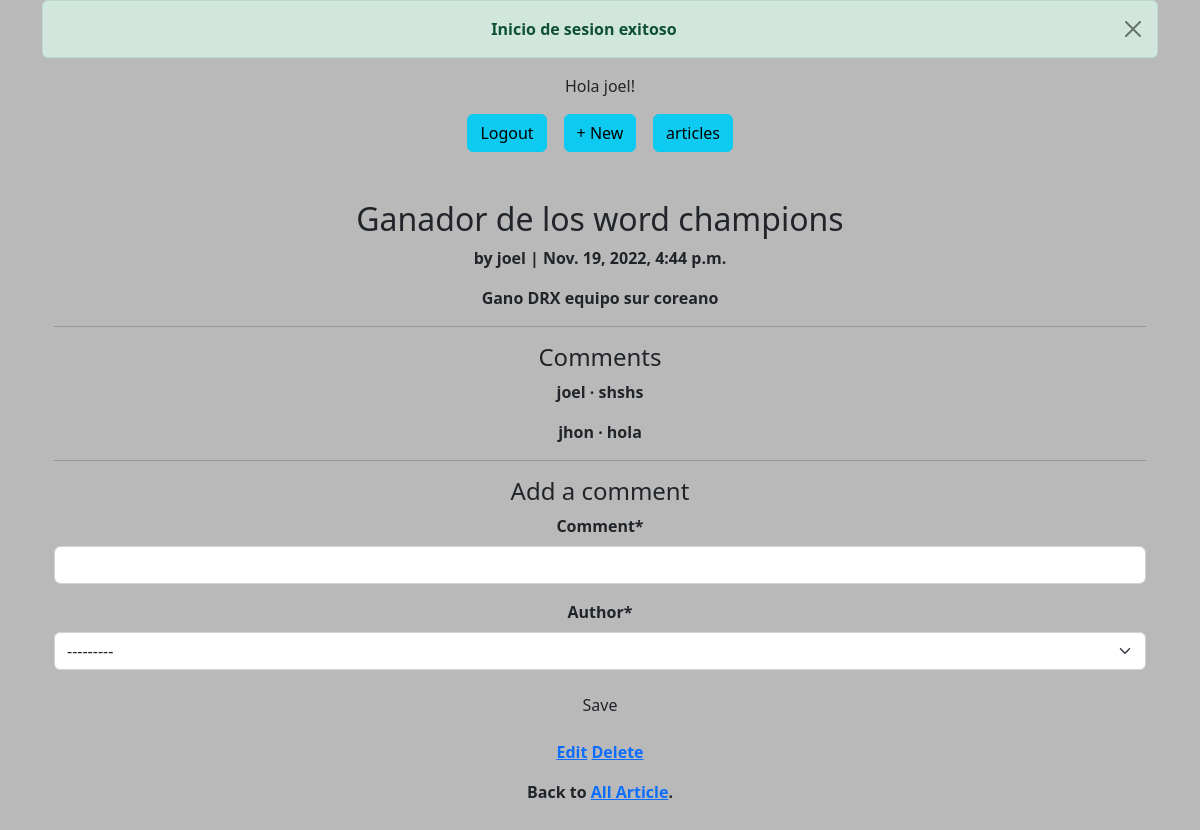
The page /4/ (signed in) on the database its author committed.
### accounts/models.py (models this page shows)
class CustomUser(AbstractUser):
    age = models.PositiveIntegerField(null=True, blank=True)

### articles/models.py (models this page shows, shortened)
class Article(models.Model):
    title = models.CharField(max_length=255)
    body = models.TextField()
    date = models.DateTimeField(auto_now_add=True)
    author = models.ForeignKey(
        settings.AUTH_USER_MODEL,
        on_delete=models.CASCADE,
    )

class Comment(models.Model):#new
    article =models.ForeignKey(Article,
        on_delete=models.CASCADE,
    )
    comment = models.CharField(
        max_length=140
    )
    author = models.ForeignKey(
        settings.AUTH_USER_MODEL,
        on_delete=models.CASCADE,
    )
    def __str__(self):
        return self.comment

### articles/views.py (the view, shortened to what this page needs)
# urls.py: path('<int:pk>/', ArticleDetailtView.as_view(), name="article_detail"),
class ArticleDetailtView(LoginRequiredMixin, View):
    def get(self, request, *args, **kwargs):
        view = CommentGet.as_view()
        return view(request, *args, **kwargs)

### articles/forms.py
class CommentForm(forms.ModelForm):
    class Meta:
        model = Comment
        fields = ("comment", "author")

### articles/views.py (called while the page is built)
    def get_context_data(self, **kwargs):
        context = super().get_context_data(**kwargs)
        context['form'] = CommentForm()
        return context

### templates/article_detail.html (shortened to what this page needs)
{% extends "base.html" %}
{% load crispy_forms_tags %}
{% block content %}
    <div class="article-entry">
        <h2>{{ object.title }}</h2>
        <p>by {{ object.author }} | {{ object.date }}</p>
        <p>{{ object.body }}</p>
    </div>
    <hr>
    <h4>Comments</h4>
        {% for comment in article.comment_set.all %}
            <p>{{ comment.author }} &middot; {{ comment }} </p>
        {% endfor %}
    <hr>
    <h4>Add a comment</h4>
    <form action="" method="post">
        {{ form|crispy }}
        <button class="btn btn-succes ml-2" type="submit" >Save</button>
    </form>
    <p><a href="{% url 'article_edit' article.pk %}">Edit</a>
        <a href="{% url 'article_delete' article.pk %}">Delete</a></p>
    <p>Back to <a href="{% url 'article_list' %}">All Article</a>.</p>
{%endblock content%}

### templates/base.html (shortened to what this page needs)
{% load static %}
<html>
    <head>
        <link rel="stylesheet" href="{% static 'bootstrap-5.2.2-dist/css/bootstrap.min.css' %}">
        <link rel="stylesheet" href="{% static 'css/error.css' %}">
    </head>
    <body id="login">
        <div class="container">
                <header id="header">
                    <div class="text-center">
                            {% if user.is_authenticated %}
                            <div class="alert alert-success alert-dismissible fade show" role="alert">
                                <strong>Inicio de sesion exitoso</strong>
                                <button type="button" class="btn-close" data-bs-dismiss="alert" aria-label="Close"></button>
                            </div>
                                <p>Hola {{ user.username }}!</p>
                                <ul class="nav justify-content-center">
                                    <li class="nav-item col-1">
                                        <a class="btn btn-info" href="{% url 'logout' %}">Logout</a>
                                    </li>
                                    <li class="nav-item col-1">
                                        <a class="btn btn-info" href="{% url 'article_new' %}">+ New</a>
                                    </li>
                                    <li class="nav-item col-1">
                                        <a class="btn btn-info" href="{% url 'article_list'%}">articles</a>
                                    </li>
                                </ul>
                            {% endif %}
                            <br>
                        </div>
                </header>
                <div class="container text-center">
                    <br>
                    <b>
                    {% block content %}
                    {% endblock content %}
                </div>
            <br>
        </div>
    </body>
</html>

### static/css/error.css (style rules this page uses)
#login { background-color: rgba(0, 0, 0, 0.274); }

### rows shown on the page
CustomUser: username "joel"
Article: title "Ganador de los word champions", author "joel", date "Nov. 19, 2022, 4:44 p.m.", body "Gano DRX equipo sur coreano"
Comment: author "joel", comment "shshs"
Comment: author "jhon", comment "hola"
